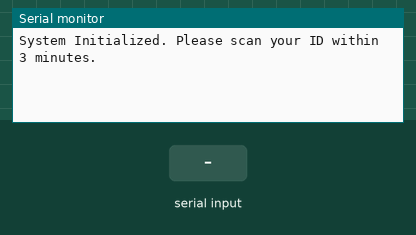
Recording of a sketch running on a simulated Arduino Uno, built with avr-gcc and run on an emulated ATmega328P. Shown: the last lines printed to the serial monitor. The test bench sets the inputs (shaded band). The audio player accepts every command and is not drawn.

Above: at 1.7 s.
1.8 s: "1\n" received over Serial
At 2.7 s:
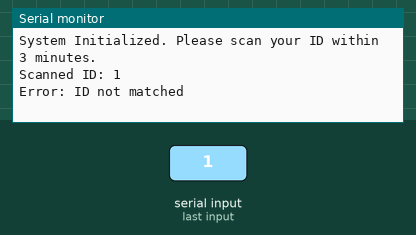
3.3 s: "0\n" received over Serial
At 3.8 s:
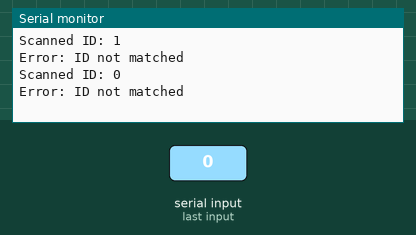

Measured:
- after the input at 1.8 s, the serial monitor: prints a new line at once (image 1)
- after the input at 3.3 s, the serial monitor: prints a new line at once (image 2)

The sketch:

staff_project.ino
```cpp
#include <DFRobotDFPlayerMini.h>
#include <SoftwareSerial.h>
#include <RTClib.h> // RTC library

// Initialize MP3 Player and RTC module
SoftwareSerial mp3Serial(11, 10); // RX, TX for DFPlayer
DFRobotDFPlayerMini myDFPlayer;
RTC_DS3231 rtc; // RTC object for DS3231

// Staff structure
struct Staff {
    String id;
    String name;
};

// Staff database
Staff staffDatabase[] = {
    {"6438409085337", "Shyam Sundhar N"},
    {"10420018", "Kirubahari"},
    {"214007", "Sasikumar P"},
    {"214044", "Sivaprakash S"}
};

const int maxStaffCount = sizeof(staffDatabase) / sizeof(staffDatabase[0]);
unsigned long startTime;
bool scannedBeforeTimeout = false;
bool isPlayingAudio = false; // Flag to track audio playback state

// Period management
unsigned long periodStartTime;
const unsigned long periodDuration = 3000000; // 50 minutes in milliseconds
const unsigned long checkInterval = 180000; // 3 minutes in milliseconds
int currentPeriod = 0;

void setup() {
    Serial.begin(9600); // Start serial for debugging
    mp3Serial.begin(9600);

    // Initialize DFPlayer
    if (!myDFPlayer.begin(mp3Serial)) {
        Serial.println("DFPlayer Mini not found");
        while (true); // Loop indefinitely if DFPlayer is not found
    }
    myDFPlayer.volume(20); // Set volume level

    // Initialize RTC
    if (!rtc.begin()) {
        Serial.println("Couldn't find RTC");
        while (true); // Halt if RTC is not found
    }

    if (rtc.lostPower()) {
        Serial.println("RTC lost power, setting the time!");
        rtc.adjust(DateTime(2024, 10, 28, 9, 16, 17)); // Set manually to the current real time once
    }

    // Initialize period management
    periodStartTime = millis();
    Serial.println("System Initialized. Please scan your ID within 3 minutes."); // Initial message
}

void loop() {
    monitorAttendance(); // Continuously monitor attendance
    checkForTimeout();   // Check if 3 minutes have passed
    checkForPeriodChange(); // Check for period change every 50 minutes
}

// Function to monitor attendance
void monitorAttendance() {
    static String scannedID = ""; // Use static variable to maintain state across loop iterations
    while (Serial.available() > 0) {
        char c = Serial.read();
        // Collect characters until a newline or carriage return
        if (c == '\n' || c == '\r') {
            // Process the scanned ID if it has been populated
            if (scannedID.length() > 0) {
                Serial.print("Scanned ID: "); // Print the scanned ID to Serial Monitor
                Serial.println(scannedID); // Output the scanned ID

                // Process the scanned ID
                int staffIndex = getStaffIndex(scannedID); // Get the index of the scanned ID
                if (staffIndex != -1) { // Valid staff member found
                    Serial.print("Matched Staff: "); // Print matched staff name
                    Serial.println(staffDatabase[staffIndex].name);

                    // Attempt to play the logged audio (001.mp3)
                    Serial.println("Playing audio 001.mp3"); // Debug print
                    myDFPlayer.play(2); // Play logged audio for a successful match (001.mp3)
                    waitForAudioToFinish(); // Wait for the audio to complete

                    // Get the current time from RTC
                    String currentTime = getCurrentTimeString();

                    // Output attendance data in the desired format
                    Serial.print(scannedID);
                    Serial.print(", ");
                    Serial.print(staffDatabase[staffIndex].name);
                    Serial.print(", Present, ");
                    Serial.println(currentTime); // Print the time with AM/PM
                } else {
                    Serial.println("Error: ID not matched"); // Print error message for no match
                    myDFPlayer.play(1); // Play error audio (004.mp3)
                    waitForAudioToFinish(); // Wait for error audio to complete
                }
                scannedID = ""; // Reset for next scan
                scannedBeforeTimeout = true; // Mark that we scanned before timeout
            }
        } else {
            // Append character to scannedID
            if (isPrintable(c)) { // Only append printable characters
                scannedID += c;
            }
        }
    }
}

// Function to check if the scan timeout has occurred
void checkForTimeout() {
    unsigned long currentTime = millis();

    // Check for timeout only if there has been no scan
    if (!scannedBeforeTimeout && (currentTime - startTime >= checkInterval)) { // 180000 ms = 3 minutes
        Serial.println("No scan detected in 3 minutes. Playing alert audio (002.mp3)");
        myDFPlayer.play(3); // Play alert audio for timeout (002.mp3)
        waitForAudioToFinish(); // Wait for alert audio to complete

        // Reset the start time to play the timeout audio every 3 minutes
        startTime = currentTime; // Keep the timer running
    }

    // Reset the scannedBeforeTimeout flag after timeout audio is played
    if (isPlayingAudio && (currentTime - startTime >= 3000)) { // Wait for 3 seconds after playing audio
        scannedBeforeTimeout = false; // Reset flag to allow for future timeouts
    }
}

// Function to check if the period has changed
void checkForPeriodChange() {
    unsigned long currentTime = millis();

    if (currentTime - periodStartTime >= periodDuration) { // 50 minutes
        // Play audio indicating the start of the next period
        Serial.println("Starting next period. Playing audio 003.mp3");
        myDFPlayer.play(4); // Play audio for starting next period (003.mp3)
        waitForAudioToFinish(); // Wait for audio to complete

        // Reset period start time and increment period count
        periodStartTime = currentTime;
        currentPeriod++;

        // Check for the end of the work day
        if (currentPeriod >= 6) { // 6 periods from 9 AM to 4 PM
            Serial.println("End of the work day.");
            while (true); // Halt the system or reset as needed
        }

        // Reset the scannedBeforeTimeout flag for the new period
        scannedBeforeTimeout = false;
        startTime = currentTime; // Reset start time for the 3-minute check
    }
}

// Function to get index of staff in the database
int getStaffIndex(String scannedID) {
    for (int i = 0; i < maxStaffCount; i++) {
        if (staffDatabase[i].id == scannedID) {
            return i; // Return the index if a match is found
        }
    }
    return -1; // Return -1 if no match is found
}

// Function to wait until audio playback has finished
void waitForAudioToFinish() {
    isPlayingAudio = true; // Set the flag when starting to play audio
    while (myDFPlayer.readState() == 2) { // 2 means it's playing
        delay(10); // Small delay to avoid excessive looping
    }
    isPlayingAudio = false; // Reset flag when audio is done playing
}

// Function to get current time as a formatted string from RTC
String getCurrentTimeString() {
    DateTime now = rtc.now(); // Get the current time from RTC

    int hour = now.hour() % 12; // Convert to 12-hour format
    if (hour == 0) hour = 12; // Handle midnight and noon
    int minute = now.minute();

    // Determine AM or PM
    String ampm = (now.hour() >= 12) ? "PM" : "AM";

    // Format the time as HH:MM AM/PM
    char timeString[10];
    sprintf(timeString, "%02d:%02d %s", hour, minute, ampm.c_str());

    return String(timeString); // Return the formatted time string
}
```
